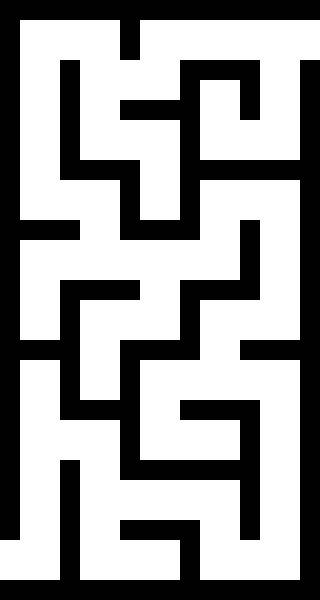
#> input picture map/garden_map.png, 320 x 600 px
$ python extract_map_lines.py garden_map.png
#> lines starting #> are read from the running program, lines starting #| are printed output that depends on the picture; after the words box and inside, x2 and y2 are one past the last pixel; in counts of white or black regions, pixels touching at a corner belong together
#> `img = cv2.imread(args.image, cv2.IMREAD_GRAYSCALE)`: img: shape (600, 320); 60.8% white; 2 black regions, box (x1, y1, x2, y2) and area: (0, 0, 320, 540) 38000, (0, 60, 320, 600) 37200
import numpy as np
import cv2


def extract_map_lines(binary_map: np.ndarray, resolution: float = 10.0) -> np.ndarray:
    """
    Extract horizontal and vertical lines from a binary map using Hough transform.

    Args:
        binary_map: 2D binary image (numpy array)
        resolution: Pixels per meter (default: 10)

    Returns:
        Array of shape (N, 2) with [alpha, distance] for each line in Hesse form
    """
#> called with resolution = 10
    # Edge Detection
    edges = cv2.Canny(binary_map.astype(np.uint8) * 255, 50, 150)
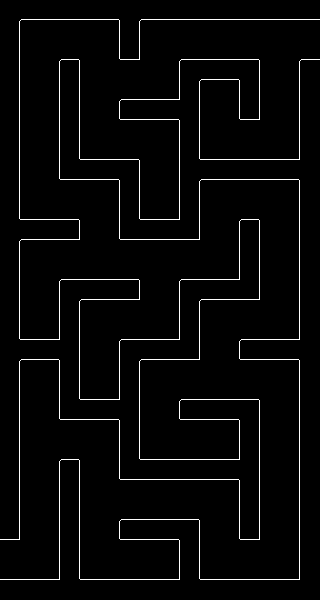
#> edges: shape (600, 320); 3% white in thin lines or dots

    # Hough Transform using probabilistic method (similar to MATLAB's houghlines)
    # minLineLength and maxLineGap to match MATLAB's 'MinLength', 30, 'FillGap', 20
    hough_lines = cv2.HoughLinesP(
        edges,
        rho=1,
        theta=np.pi / 180,
        threshold=50,
        minLineLength=30,
        maxLineGap=20
    )
#> hough_lines = 53 rows, first 6: [299, 579, 299, 61], [19, 218, 19, 21], [59, 579, 59, 461], [79, 179, 79, 60], [259, 119, 259, 60], [0, 579, 58, 579]

    if hough_lines is None:
        print("Found 0 line segments")
        return np.array([]).reshape(0, 2)

    print(f"Found {len(hough_lines)} line segments")
#| Found 53 line segments

    # Convert line segments to Hesse form and filter horizontal/vertical only
    map_lines = []
    angle_tolerance = np.deg2rad(1)  # 1 degree tolerance for horizontal/vertical

    for line in hough_lines:
        x1, y1, x2, y2 = line[0]

        # Calculate angle of the line
        dx = x2 - x1
        dy = y2 - y1

        # Angle perpendicular to the line (Hesse form convention)
        theta_rad = np.arctan2(dy, dx) + np.pi / 2

        # Normalize to [0, pi]
        alpha = theta_rad % np.pi

        # Filter: Keep only horizontal or vertical lines
        # Horizontal lines: α near 0 or π
        # Vertical lines: α near π/2
        is_horizontal = abs(alpha) < angle_tolerance or abs(alpha - np.pi) < angle_tolerance
        is_vertical = abs(alpha - np.pi / 2) < angle_tolerance

        # Skip diagonal lines
        if not (is_horizontal or is_vertical):
            continue

        # Snap angle to exactly 0 or π/2 for consistent merging
        if is_horizontal:
            alpha = 0.0
        else:  # is_vertical
            alpha = np.pi / 2

        # Calculate distance from origin to line (Hesse form)
        # Using point (x1, y1) on the line: d = x1*cos(alpha) + y1*sin(alpha)
        rho_pix = abs(x1 * np.cos(alpha) + y1 * np.sin(alpha))

        # Convert distance from pixels to meters
        d = rho_pix / resolution

        map_lines.append([alpha, d])
#> this loop made 53 passes
#> (x1, y1, x2, y2, dx, dy, theta_rad) on passes 1 to 12: (299, 579, 299, 61, 0, -518, 0), (19, 218, 19, 21, 0, -197, 0), (59, 579, 59, 461, 0, -118, 0), (79, 179, 79, 60, 0, -119, 0), (259, 119, 259, 60, 0, -59, 0), (0, 579, 58, 579, 58, 0, 1.57), (239, 299, 239, 221, 0, -78, 0), (179, 359, 179, 281, 0, -78, 0), (199, 359, 199, 301, 0, -58, 0), (141, 19, 319, 19, 178, 0, 1.57), (119, 478, 119, 341, 0, -137, 0), (139, 479, 139, 361, 0, -118, 0)
#> (x1, y1, x2, y2, dx, dy, theta_rad) on pass 49: (59, 158, 139, 160, 80, 2, 1.6)
#> after the loop, map_lines = 52 pairs, first value 0 to 1.57, second value 1.9 to 57.9

    print(f"Extracted {len(map_lines)} horizontal/vertical line segments")
#| Extracted 52 horizontal/vertical line segments

    if len(map_lines) == 0:
        return np.array([]).reshape(0, 2)

    map_lines = np.array(map_lines)
    map_lines = merge_similar_lines(map_lines, np.deg2rad(1), 0.2)

    return map_lines


def angdiff(a: float, b: float) -> float:
    """Compute the smallest signed angle difference between two angles."""
    diff = a - b
    return np.arctan2(np.sin(diff), np.cos(diff))


def merge_similar_lines(lines: np.ndarray, angle_threshold: float, dist_threshold: float) -> np.ndarray:
    """
    Merge lines that are similar in parameter space.

    Args:
        lines: Array of shape (N, 2) with [alpha, distance] for each line
        angle_threshold: Maximum angle difference to consider lines similar (radians)
        dist_threshold: Maximum distance difference to consider lines similar (meters)

    Returns:
        Merged lines array of shape (M, 2)
    """
#> called with lines = array of shape (52, 2), angle_threshold = 0.0175, dist_threshold = 0.2
    if lines.size == 0:
        return np.array([]).reshape(0, 2)

    lines = lines.copy()
#> lines has the same summary as map_lines in extract_map_lines

    # Normalize angles to [0, pi]
    lines[:, 0] = lines[:, 0] % np.pi

    keep = np.ones(len(lines), dtype=bool)

    for i in range(len(lines)):
        if not keep[i]:
            continue

        for j in range(i + 1, len(lines)):
            if not keep[j]:
                continue

            # Angle difference
            angle_diff = abs(angdiff(lines[i, 0], lines[j, 0]))

            # Check flipped version too
            angle_diff_flip = abs(angdiff(lines[i, 0], (lines[j, 0] + np.pi) % (2 * np.pi)))

            angle_similar = min(angle_diff, angle_diff_flip) < angle_threshold
            dist_similar = abs(lines[i, 1] - lines[j, 1]) < dist_threshold

            if angle_similar and dist_similar:
                # Average and merge
                lines[i, :] = (lines[i, :] + lines[j, :]) / 2
                keep[j] = False
#> this loop made 52 passes

    return lines[keep]


if __name__ == "__main__":
    import argparse
    import pandas as pd
    from pathlib import Path

    parser = argparse.ArgumentParser(description="Extract map lines from a binary image")
    parser.add_argument("image", help="Path to binary map image")
    parser.add_argument("--resolution", type=float, default=10.0, help="Pixels per meter")
    parser.add_argument("-o", "--output", help="Output CSV file (default: <image>_lines.csv)")
    args = parser.parse_args()

    # Load image as grayscale
    img = cv2.imread(args.image, cv2.IMREAD_GRAYSCALE)
    if img is None:
        raise FileNotFoundError(f"Could not load image: {args.image}")

    # Convert to binary (assuming white = free, black = obstacle)
    binary_map = (img > 127).astype(np.uint8)

    lines = extract_map_lines(binary_map, args.resolution)

    # Save to CSV
    output_path = args.output or str(Path(args.image).with_suffix("")) + "_lines.csv"
    df = pd.DataFrame(lines, columns=["alpha", "distance"]).round(6)
    df.to_csv(output_path, index=False)

    print(f"\nExtracted {len(lines)} unique lines -> {output_path}")
#| Extracted 29 unique lines -> garden_map_lines.csv
    for i, (alpha, d) in enumerate(lines):
        orientation = "horizontal" if abs(alpha) < 0.1 or abs(alpha - np.pi) < 0.1 else "vertical"
        print(f"  Line {i + 1}: α={np.rad2deg(alpha):.1f}°, d={d:.2f}m ({orientation})")
#> this loop made 29 passes
#> (alpha, d) on passes 1 to 12: (0, 29.9), (0, 1.9), (0, 5.9), (0, 7.9), (0, 25.9), (1.57, 57.9), (0, 23.9), (0, 17.9), (0, 19.9), (1.57, 1.95), (0, 11.9), (0, 13.9)
#|   Line 1: α=0.0°, d=29.90m (horizontal)
#|   Line 2: α=0.0°, d=1.90m (horizontal)
#|   Line 3: α=0.0°, d=5.90m (horizontal)
#|   Line 4: α=0.0°, d=7.90m (horizontal)
#|   Line 5: α=0.0°, d=25.90m (horizontal)
#|   Line 6: α=90.0°, d=57.90m (vertical)
#|   Line 7: α=0.0°, d=23.90m (horizontal)
#|   Line 8: α=0.0°, d=17.90m (horizontal)
#> (further printed lines are left out)
